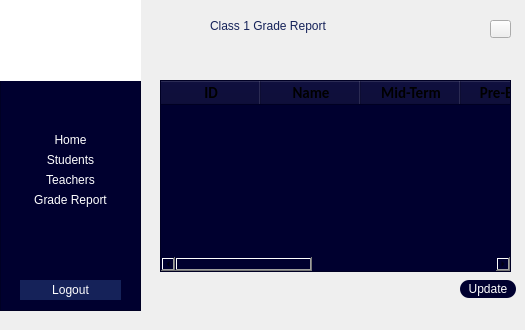
    <widget class="QWidget" name="page_Class_1_Grades_report">
     <widget class="QLabel" name="label_17">
      <property name="geometry">
       <rect>
        <x>210</x>
        <y>10</y>
        <width>241</width>
        <height>31</height>
       </rect>
      </property>
      <property name="styleSheet">
       <string notr="true">color:rgba(21,34,89,255);
font: 700 20pt &quot;Calibri&quot;;
border-with:0px;
border-style:none;
qproperty-alignment:AlignCenter;</string>
      </property>
      <property name="text">
       <string>Class 1 Grade Report </string>
      </property>
     </widget>
     <widget class="QTableWidget" name="tableWidget_2">
      <property name="geometry">
       <rect>
        <x>160</x>
        <y>80</y>
        <width>351</width>
        <height>192</height>
       </rect>
      </property>
      <property name="styleSheet">
       <string notr="true">background-color: rgb(0, 0, 47);</string>
      </property>
      <column>
       <property name="text">
        <string>ID</string>
       </property>
       <property name="font">
        <font>
         <family>Calibri</family>
         <pointsize>11</pointsize>
         <bold>true</bold>
        </font>
       </property>
      </column>
      <column>
       <property name="text">
        <string>Name</string>
       </property>
       <property name="font">
        <font>
         <family>Calibri</family>
         <pointsize>11</pointsize>
         <bold>true</bold>
        </font>
       </property>
      </column>
      <column>
       <property name="text">
        <string>Mid-Term</string>
       </property>
       <property name="font">
        <font>
         <family>Calibri</family>
         <pointsize>11</pointsize>
         <bold>true</bold>
        </font>
       </property>
      </column>
      <column>
       <property name="text">
        <string>Pre-Board</string>
       </property>
       <property name="font">
        <font>
         <family>Calibri</family>
         <pointsize>11</pointsize>
         <bold>true</bold>
        </font>
       </property>
      </column>
      <column>
       <property name="text">
        <string>Total Marks</string>
       </property>
       <property name="font">
        <font>
         <family>Calibri</family>
         <pointsize>11</pointsize>
         <bold>true</bold>
        </font>
       </property>
      </column>
      <column>
       <property name="text">
        <string>Obtained Marks</string>
       </property>
       <property name="font">
        <font>
         <family>Calibri</family>
         <pointsize>11</pointsize>
         <bold>true</bold>
        </font>
       </property>
      </column>
      <column>
       <property name="text">
        <string>Grades</string>
       </property>
       <property name="font">
        <font>
         <family>Calibri</family>
         <pointsize>11</pointsize>
         <bold>true</bold>
        </font>
       </property>
      </column>
     </widget>
     <widget class="QPushButton" name="pushButton">
      <property name="geometry">
       <rect>
        <x>460</x>
        <y>280</y>
        <width>56</width>
        <height>18</height>
       </rect>
      </property>
      <property name="styleSheet">
       <string notr="true">background-color: rgb(0, 0, 47);
color: rgb(255, 255, 255);
border-style:solid;
border-radius:9px;</string>
      </property>
      <property name="text">
       <string>Update</string>
      </property>
     </widget>
     <widget class="QPushButton" name="pushButton_46">
      <property name="geometry">
       <rect>
        <x>490</x>
        <y>20</y>
        <width>21</width>
        <height>18</height>
       </rect>
      </property>
      <property name="styleSheet">
       <string notr="true"/>
      </property>
      <property name="text">
       <string/>
      </property>
      <property name="icon">
       <iconset resource="Profile-logo.qrc">
        <normaloff>:/Profile-logo/new/prefix1/images/Profile icon.png</normaloff>:/Profile-logo/new/prefix1/images/Profile icon.png</iconset>
      </property>
     </widget>
     <widget class="QFrame" name="frame_13">
      <property name="geometry">
       <rect>
        <x>0</x>
        <y>-10</y>
        <width>141</width>
        <height>321</height>
       </rect>
      </property>
      <property name="styleSheet">
       <string notr="true">background-color: rgb(0, 0, 47);</string>
      </property>
      <property name="frameShape">
       <enum>QFrame::Shape::StyledPanel</enum>
      </property>
      <property name="frameShadow">
       <enum>QFrame::Shadow::Raised</enum>
      </property>
      <widget class="QPushButton" name="pushButton_11">
       <property name="geometry">
        <rect>
         <x>20</x>
         <y>140</y>
         <width>101</width>
         <height>20</height>
        </rect>
       </property>
       <property name="styleSheet">
        <string notr="true">border-radius:0px;
color:white;
font: 700 10pt &quot;Calibri&quot;;
</string>
       </property>
       <property name="text">
        <string>Home</string>
       </property>
      </widget>
      <widget class="QPushButton" name="pushButton_27">
       <property name="geometry">
        <rect>
         <x>20</x>
         <y>200</y>
         <width>101</width>
         <height>20</height>
        </rect>
       </property>
       <property name="styleSheet">
        <string notr="true">border-radius:0px;
color:white;
font: 700 10pt &quot;Calibri&quot;;
</string>
       </property>
       <property name="text">
        <string>Grade Report</string>
       </property>
      </widget>
      <widget class="QPushButton" name="pushButton_28">
       <property name="geometry">
        <rect>
         <x>20</x>
         <y>290</y>
         <width>101</width>
         <height>20</height>
        </rect>
       </property>
       <property name="styleSheet">
        <string notr="true">background-color: rgb(21, 34, 89,255);
color:white;
font: 700 10pt &quot;Calibri&quot;;
border-color: rgb(21, 34, 89);
border-radius:0;
border-style:none;</string>
       </property>
       <property name="text">
        <string>Logout</string>
       </property>
      </widget>
      <widget class="QLabel" name="label_37">
       <property name="geometry">
        <rect>
         <x>0</x>
         <y>0</y>
         <width>141</width>
         <height>91</height>
        </rect>
       </property>
       <property name="styleSheet">
        <string notr="true">background-color: rgb(255, 255, 255);</string>
       </property>
       <property name="text">
        <string/>
       </property>
       <property name="pixmap">
        <pixmap resource="school-logo.qrc">:/school-logo/new/prefix1/images/School Logo.jpeg</pixmap>
       </property>
       <property name="scaledContents">
        <bool>true</bool>
       </property>
      </widget>
      <widget class="QPushButton" name="pushButton_29">
       <property name="geometry">
        <rect>
         <x>20</x>
         <y>160</y>
         <width>101</width>
         <height>20</height>
        </rect>
       </property>
       <property name="styleSheet">
        <string notr="true">border-radius:0px;
color:white;
font: 700 10pt &quot;Calibri&quot;;
</string>
       </property>
       <property name="text">
        <string>Students</string>
       </property>
      </widget>
      <widget class="QPushButton" name="pushButton_51">
       <property name="geometry">
        <rect>
         <x>20</x>
         <y>180</y>
         <width>101</width>
         <height>20</height>
        </rect>
       </property>
       <property name="styleSheet">
        <string notr="true">border-radius:0px;
color:white;
font: 700 10pt &quot;Calibri&quot;;
</string>
       </property>
       <property name="text">
        <string>Teachers</string>
       </property>
      </widget>
     </widget>
    </widget>
